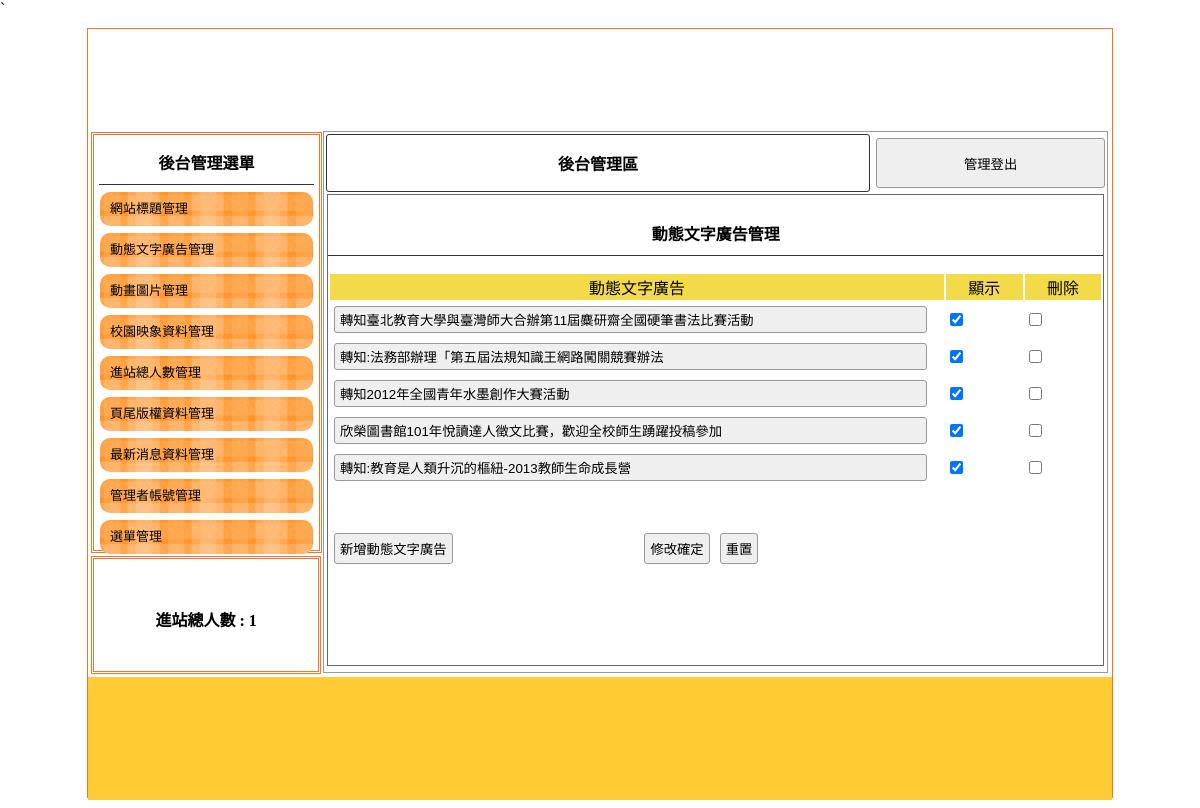
Screenshot of /admin.php?do=ad with the database file from the repository.
### tables this page shows
CREATE TABLE `ads` (
  `id` int(10) UNSIGNED NOT NULL,
  `img` text NOT NULL,
  `text` text NOT NULL,
  `sh` int(1) UNSIGNED NOT NULL DEFAULT 1
);

### api/db.php (called while the page is built, shortened)
<?php
class DB{
    protected $dsn="mysql:host=localhost;charset=utf8;dbname=db07";
    protected $pdo;
    protected $table;
    function __construct($table){
        $this->table=$table;
        $this->pdo=new PDO($this->dsn,'root','');
    }
    function all(...$arg){
        $sql="SELECT * FROM $this->table ";
        return $this->fetchAll($sql);
    }
    protected function fetchAll($sql){
        return $this->pdo->query($sql)->fetchAll(PDO::FETCH_ASSOC);
    }
}
$Ad=new DB('ads');

### backend/ad.php (the view, shortened to what this page needs)
<div class="di"
    style="height:540px; border:#999 1px solid; width:76.5%; margin:2px 0px 0px 0px; float:left; position:relative; left:20px;">
    <table width="100%">
        <tbody>
            <tr>
                <td style="width:70%;font-weight:800; border:#333 1px solid; border-radius:3px;" class="cent"><a
                        href="?do=admin" style="color:#000; text-decoration:none;">後台管理區</a></td>
                <td><button onclick="document.cookie=&#39;user=&#39;;location.replace(&#39;?&#39;)"
                        style="width:99%; margin-right:2px; height:50px;">管理登出</button></td>
            </tr>
        </tbody>
    </table>
    <div style="width:99%; height:87%; margin:auto; overflow:auto; border:#666 1px solid;">
        <p class="t cent botli">動態文字廣告管理</p>
        <form method="post" action="./api/edit.php">
            <table width="100%">
                <tbody>
                    <tr class="yel">
                        <td width="80%">動態文字廣告</td>
                        <td width="10%">顯示</td>
                        <td width="10%">刪除</td>
                    </tr>
                    <?php
                    $rows=$Ad->all();
                    foreach($rows as $row){
                    ?>
                    <tr>
                        <td>
                            <input type="text" name="text[]" value="<?=$row['text'];?>" style="width:95%">
                        </td>
                        <td>
                            <input type="checkbox" name="sh[]" value="<?=$row['id'];?>" <?=($row['sh']==1)?'checked':'';?>>
                        </td>
                        <td>
                            <input type="checkbox" name="del[]" value="<?=$row['id'];?>">
                        </td>
                    </tr>
                    <?php
                    }
                    ?>
                </tbody>
            </table>
            <table style="margin-top:40px; width:70%;">
                <tbody>
                    <tr>
                        <td width="200px">
                            <input type="button"
                                onclick="op(&#39;#cover&#39;,&#39;#cvr&#39;,&#39;./modal/<?=$do;?>.php?table=<?=$do;?>&#39;)"
                                value="新增動態文字廣告"></td>
                        <td class="cent">
                            <input type="submit" value="修改確定">
                            <input type="reset" value="重置">
                        </td>
                    </tr>
                </tbody>
            </table>
        </form>
    </div>
</div>

### css/css.css (style rules this page uses)
body { padding:0px; margin:0px; }
.t { font-weight:800; display:block; text-align:center; padding:10px 1px 10px 1px; }
.botli { border-bottom:#333 1px solid; }
.di { display:inline-block; }
.cent { text-align:center; }
input,button { border:#999 1px solid; border-radius:3px; background:#EFEFEF; padding:5px; margin:3px; }
input[type=text],input[type=password] { width:150px; }
.yel td { background:#F3DA49; text-align:center; }

### rows the page displays
ads: text "轉知臺北教育大學與臺灣師大合辦第11屆麋研齋全國硬筆書法比賽活動", sh "☑"
ads: text "轉知:法務部辦理「第五屆法規知識王網路闖關競賽辦法", sh "☑"
ads: text "轉知2012年全國青年水墨創作大賽活動", sh "☑"
ads: text "欣榮圖書館101年悅讀達人徵文比賽，歡迎全校師生踴躍投稿參加", sh "☑"
ads: text "轉知:教育是人類升沉的樞紐-2013教師生命成長營", sh "☑"
